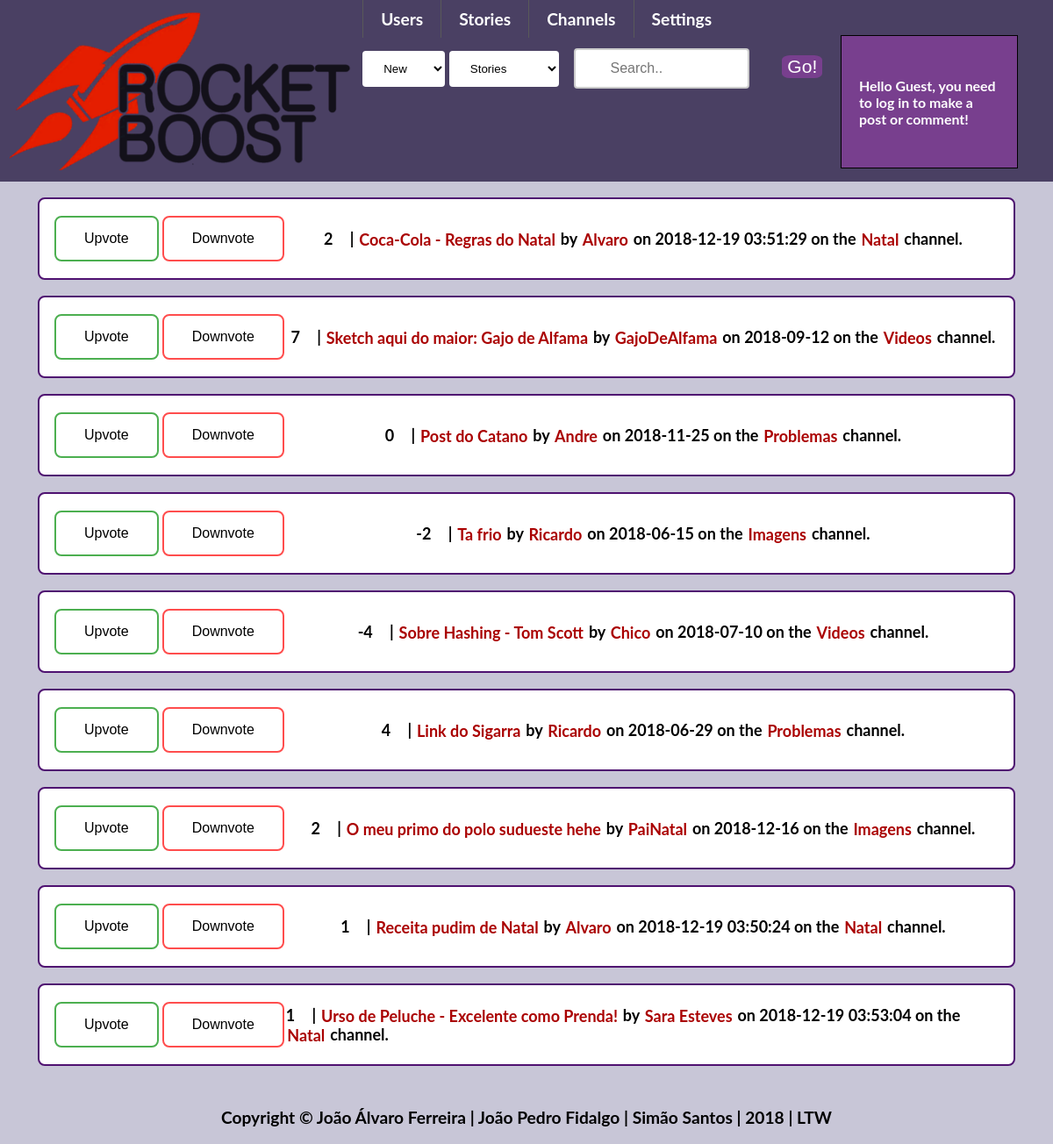
The app's page /pages/frontpage.php?sort=comments with its own data.
### tables this page shows
CREATE TABLE posts
(
    postID INTEGER UNIQUE NOT NULL PRIMARY KEY,
    title VARCHAR NOT NULL,
    content VARCHAR,
    type VARCHAR,
    dateWritten DATETIME,
    username INTEGER REFERENCES users Not NULL,
    channel VARCHAR NOT NULL
);

### database/utilities.php (called while the page is built, shortened)
<?php
function getVotesPost($id){
    $db = Database::getInstance()->db();
    $stmt = $db->prepare('SELECT * FROM postvotes WHERE postID = ?');
    $stmt->execute(array($id));
    $result = $stmt->fetchAll();
    $votes = 0;
    foreach ($result as $row) {
    if($row['positive'] == 1)
        $votes = $votes+1;
    else $votes = $votes - 1;
    }
    return $votes;
}
function getCommentsPost($id){
    $db = Database::getInstance()->db();
    $stmt = $db->prepare('SELECT * FROM comments WHERE postID = ?');
    $stmt->execute(array($id));
    $result = $stmt->fetchAll();
    return count($result);
}
?>

### pages/frontpage.php (the view, shortened to what this page needs)
<?php
include_once "../templates/default.php";
draw_posts();
function cmpComments($a, $b)
{
    if (getCommentsPost($a['postID']) == getCommentsPost($b['postID'])) {
        return 0;
    }
    return (getCommentsPost($a['postID']) > getCommentsPost($b['postID'])) ? -1 : 1;
}
function draw_posts(){
    $sortType = "points";
if(isset($_GET['sort']))
    $sortType = htmlspecialchars($_GET['sort']);
    $db = Database::getInstance()->db();
    $stmt = $db->prepare('SELECT * FROM posts');
    $stmt->execute();
    $result = $stmt->fetchAll();
    if($sortType == "points")
    usort($result, "cmpPoints");
    else if($sortType == "new")
    usort($result, "cmpDate");
    else if($sortType == "comments")
    usort($result, "cmpComments");
    foreach ($result as $row) {
    $votes = getVotesPost($row['postID']);?>
    <div id="postlist">
        <div class="votes_frontpage">
            <input type="button" value="Upvote">
            <input type="button" value="Downvote">
        </div>
        <div id="post_info">
            <span id="votes"><?php echo $votes?></span>
            <span class="separator"> | </span>
            <a href = "../pages/viewPost.php?id=<?php echo $row['postID']?>"><?php echo $row['title']?></a>
            <span class="separator">by</span>
            <a href = "../pages/viewProfile.php?username=<?php echo $row['username']?>"><?php echo $row['username'];?></a>
            <span class="separator">on</span>
            <?php echo $row['dateWritten']?>
            <span class="separator">on the </span>
             <a href = "../pages/channel.php?id=<?php echo $row['channel']?>"><?php echo $row['channel'];?></a>
            <span class="channel">channel.</span>
        </div>
    </div>
<?php
    }
}
?>

### css/style.css (style rules this page uses)
body { margin: 0 auto; --bg-color: #C8C6D7; --main-color: #783F8E; --dark-color: #4F1271; --light-color: #4A4063; background-color: var(--bg-color); font-weight: 700; font-size: 14px; font-size: 120%; font-family: Lato, Arial, sans-serif; transition: box-shadow .2s cubic-bezier(.4,0,1,1),background .2s cubic-bezier(.4,0,.2,1),color .2s cubic-bezier(.4,0,.2,1); }
a:link { position: relative; text-decoration: none; -webkit-transition: all 1s linear; color: #aa0000; padding: 1.5px; -webkit-transition: all 1s linear; }
#postlist { display: flex; background-color: white; border: 2px solid var(--dark-color); border-radius: 8px; width: 90%; padding: 15px; margin: 1em; margin-left: auto; margin-right: auto; font-size: 18px; }
.votes_frontpage { display: flex; }
.votes_frontpage input:first-child { background-color: white; border: 2px solid #4CAF50; border-radius: 8px; color: black; padding: 15px 32px; text-align: center; text-decoration: none; display: block; font-size: 16px; margin: 4px 2px; cursor: pointer; -webkit-transition-duration: 0.4s; transition-duration: 0.4s; }
.votes_frontpage input:nth-child(2) { background-color: white; border: 2px solid #ff4d4d; border-radius: 8px; color: black; padding: 15px 32px; text-align: center; text-decoration: none; display: block; font-size: 16px; margin: 4px 2px; cursor: pointer; -webkit-transition-duration: 0.4s; transition-duration: 0.4s; }
#post_info { margin: auto; }

### records on screen
posts: votes "2", title "Coca-Cola - Regras do Natal", username "Alvaro", dateWritten "2018-12-19 03:51:29", channel "Natal"
posts: votes "7", title "Sketch aqui do maior: Gajo de Alfama", username "GajoDeAlfama", dateWritten "2018-09-12", channel "Videos"
posts: votes "0", title "Post do Catano", username "Andre", dateWritten "2018-11-25", channel "Problemas"
posts: votes "-2", title "Ta frio", username "Ricardo", dateWritten "2018-06-15", channel "Imagens"
posts: votes "-4", title "Sobre Hashing - Tom Scott", username "Chico", dateWritten "2018-07-10", channel "Videos"
posts: votes "4", title "Link do Sigarra", username "Ricardo", dateWritten "2018-06-29", channel "Problemas"
posts: votes "2", title "O meu primo do polo sudueste hehe", username "PaiNatal", dateWritten "2018-12-16", channel "Imagens"
posts: votes "1", title "Receita pudim de Natal", username "Alvaro", dateWritten "2018-12-19 03:50:24", channel "Natal"
posts: votes "1", title "Urso de Peluche - Excelente como Prenda!", username "Sara Esteves", dateWritten "2018-12-19 03:53:04", channel "Natal"
